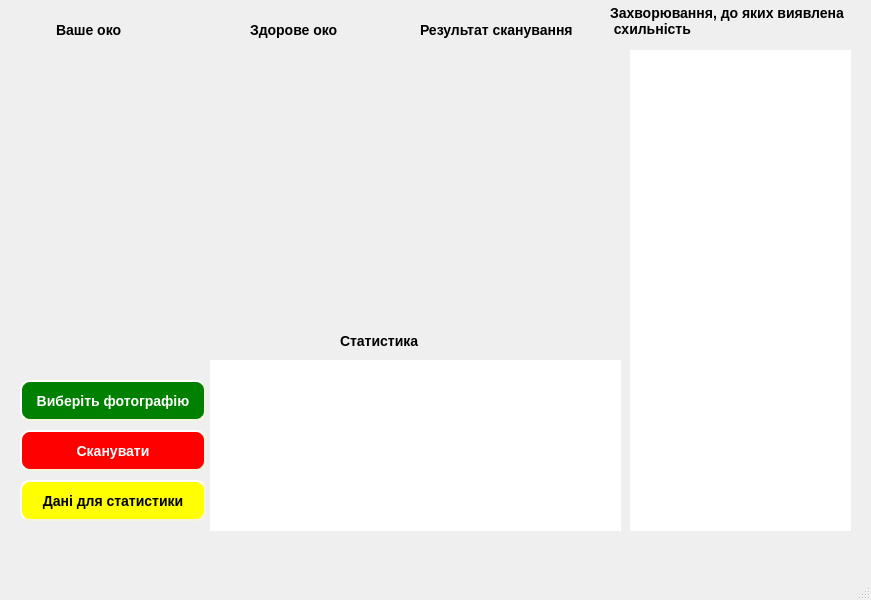
<?xml version="1.0" encoding="UTF-8"?>
<ui version="4.0">
 <class>MainWindow</class>
 <widget class="QMainWindow" name="MainWindow">
  <property name="geometry">
   <rect>
    <x>0</x>
    <y>0</y>
    <width>871</width>
    <height>600</height>
   </rect>
  </property>
  <property name="windowTitle">
   <string>MainWindow</string>
  </property>
  <property name="styleSheet">
   <string notr="true">.QPushButton{
    cursor:pointer;
    border-style: outset;
    border-width: 2px;
    border-radius: 10px;
    border-color: beige;
    font: bold 14px;
    min-width: 10em;
    padding: 6px;
	max-height: 80px;
    background-color: black;
}
/*
#pushbutton{
    background-color: green;
    color:white;
}

#pushButton_4{
    background-color: yellow;
    color:black;
}*/</string>
  </property>
  <widget class="QWidget" name="centralwidget">
   <widget class="QPushButton" name="selectBtn">
    <property name="geometry">
     <rect>
      <x>20</x>
      <y>380</y>
      <width>186</width>
      <height>41</height>
     </rect>
    </property>
    <property name="sizePolicy">
     <sizepolicy hsizetype="Minimum" vsizetype="Minimum">
      <horstretch>0</horstretch>
      <verstretch>0</verstretch>
     </sizepolicy>
    </property>
    <property name="autoFillBackground">
     <bool>false</bool>
    </property>
    <property name="styleSheet">
     <string notr="true">QPushButton{
cursor:pointer;
	color:white;
    background-color: green;
    border-style: outset;
    border-width: 2px;
    border-radius: 10px;
    border-color: beige;
    font: bold 14px;
    min-width: 10em;
    padding: 6px;
	max-height: 80px;
}
</string>
    </property>
    <property name="text">
     <string>Виберіть фотографію</string>
    </property>
   </widget>
   <widget class="QPushButton" name="statBtn">
    <property name="geometry">
     <rect>
      <x>20</x>
      <y>480</y>
      <width>186</width>
      <height>41</height>
     </rect>
    </property>
    <property name="sizePolicy">
     <sizepolicy hsizetype="Minimum" vsizetype="Minimum">
      <horstretch>0</horstretch>
      <verstretch>0</verstretch>
     </sizepolicy>
    </property>
    <property name="autoFillBackground">
     <bool>false</bool>
    </property>
    <property name="styleSheet">
     <string notr="true">.QPushButton{
	color:black;
    background-color: yellow;
    border-style: outset;
    border-width: 2px;
    border-radius: 10px;
    border-color: beige;
    font: bold 14px;
    min-width: 10em;
    padding: 6px;
	max-height: 80px;
}
</string>
    </property>
    <property name="text">
     <string>Дані для статистики</string>
    </property>
   </widget>
   <widget class="QLabel" name="label">
    <property name="geometry">
     <rect>
      <x>610</x>
      <y>-10</y>
      <width>251</width>
      <height>61</height>
     </rect>
    </property>
    <property name="styleSheet">
     <string notr="true">    font: bold 14px;
</string>
    </property>
    <property name="text">
     <string>Захворювання, до яких виявлена
 схильність</string>
    </property>
   </widget>
   <widget class="QLabel" name="label_2">
    <property name="geometry">
     <rect>
      <x>340</x>
      <y>330</y>
      <width>181</width>
      <height>21</height>
     </rect>
    </property>
    <property name="styleSheet">
     <string notr="true">    font: bold 14px;
</string>
    </property>
    <property name="text">
     <string>Статистика</string>
    </property>
   </widget>
   <widget class="QLabel" name="label_3">
    <property name="geometry">
     <rect>
      <x>56</x>
      <y>20</y>
      <width>71</width>
      <height>20</height>
     </rect>
    </property>
    <property name="styleSheet">
     <string notr="true">    font: bold 14px;
</string>
    </property>
    <property name="text">
     <string>Ваше око</string>
    </property>
   </widget>
   <widget class="QLabel" name="label_4">
    <property name="geometry">
     <rect>
      <x>250</x>
      <y>20</y>
      <width>101</width>
      <height>20</height>
     </rect>
    </property>
    <property name="styleSheet">
     <string notr="true">    font: bold 14px;
</string>
    </property>
    <property name="text">
     <string>Здорове око</string>
    </property>
   </widget>
   <widget class="QLabel" name="label_5">
    <property name="geometry">
     <rect>
      <x>420</x>
      <y>20</y>
      <width>171</width>
      <height>20</height>
     </rect>
    </property>
    <property name="styleSheet">
     <string notr="true">    font: bold 14px;
</string>
    </property>
    <property name="text">
     <string>Результат сканування</string>
    </property>
   </widget>
   <widget class="QLabel" name="selectLbl">
    <property name="geometry">
     <rect>
      <x>10</x>
      <y>50</y>
      <width>171</width>
      <height>171</height>
     </rect>
    </property>
    <property name="text">
     <string/>
    </property>
    <property name="pixmap">
     <pixmap>White.png</pixmap>
    </property>
   </widget>
   <widget class="QLabel" name="staticLbl">
    <property name="geometry">
     <rect>
      <x>220</x>
      <y>50</y>
      <width>171</width>
      <height>171</height>
     </rect>
    </property>
    <property name="text">
     <string/>
    </property>
    <property name="pixmap">
     <pixmap>White.png</pixmap>
    </property>
   </widget>
   <widget class="QLabel" name="rezultLbl">
    <property name="geometry">
     <rect>
      <x>420</x>
      <y>60</y>
      <width>171</width>
      <height>171</height>
     </rect>
    </property>
    <property name="text">
     <string/>
    </property>
    <property name="pixmap">
     <pixmap>White.png</pixmap>
    </property>
   </widget>
   <widget class="QPushButton" name="scanBtn">
    <property name="geometry">
     <rect>
      <x>20</x>
      <y>430</y>
      <width>186</width>
      <height>41</height>
     </rect>
    </property>
    <property name="sizePolicy">
     <sizepolicy hsizetype="Minimum" vsizetype="Minimum">
      <horstretch>0</horstretch>
      <verstretch>0</verstretch>
     </sizepolicy>
    </property>
    <property name="autoFillBackground">
     <bool>false</bool>
    </property>
    <property name="styleSheet">
     <string notr="true">QPushButton{
cursor:pointer;
	color:white;
    background-color: red;
    border-style: outset;
    border-width: 2px;
    border-radius: 10px;
    border-color: beige;
    font: bold 14px;
    min-width: 10em;
    padding: 6px;
	max-height: 80px;
}
</string>
    </property>
    <property name="text">
     <string>Сканувати</string>
    </property>
   </widget>
   <widget class="QLabel" name="reztextLbl">
    <property name="geometry">
     <rect>
      <x>630</x>
      <y>50</y>
      <width>221</width>
      <height>481</height>
     </rect>
    </property>
    <property name="styleSheet">
     <string notr="true">background-color:white;
color:black;
</string>
    </property>
    <property name="text">
     <string/>
    </property>
   </widget>
   <widget class="QLabel" name="statLbl">
    <property name="geometry">
     <rect>
      <x>210</x>
      <y>360</y>
      <width>411</width>
      <height>171</height>
     </rect>
    </property>
    <property name="styleSheet">
     <string notr="true">background-color:white;
color:black;</string>
    </property>
    <property name="text">
     <string/>
    </property>
   </widget>
  </widget>
  <widget class="QMenuBar" name="menubar">
   <property name="geometry">
    <rect>
     <x>0</x>
     <y>0</y>
     <width>871</width>
     <height>22</height>
    </rect>
   </property>
  </widget>
  <widget class="QStatusBar" name="statusbar"/>
 </widget>
 <resources/>
 <connections/>
</ui>
